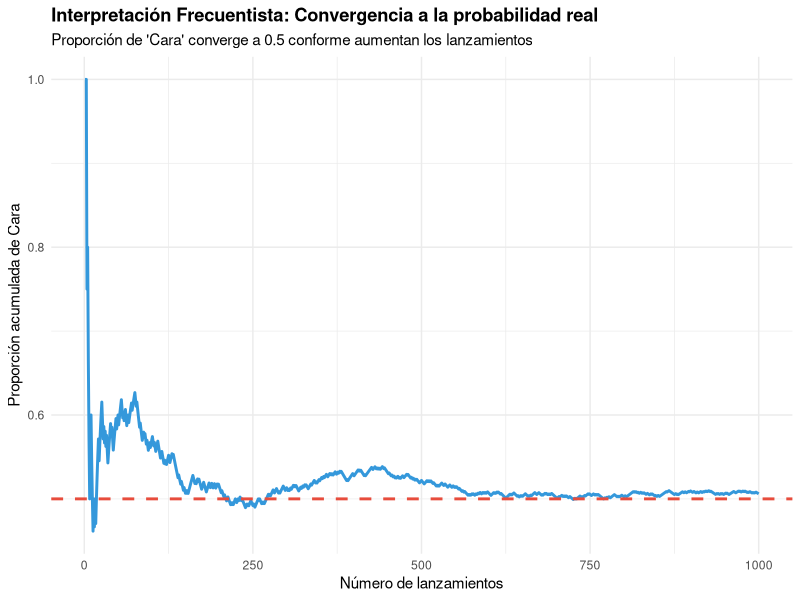
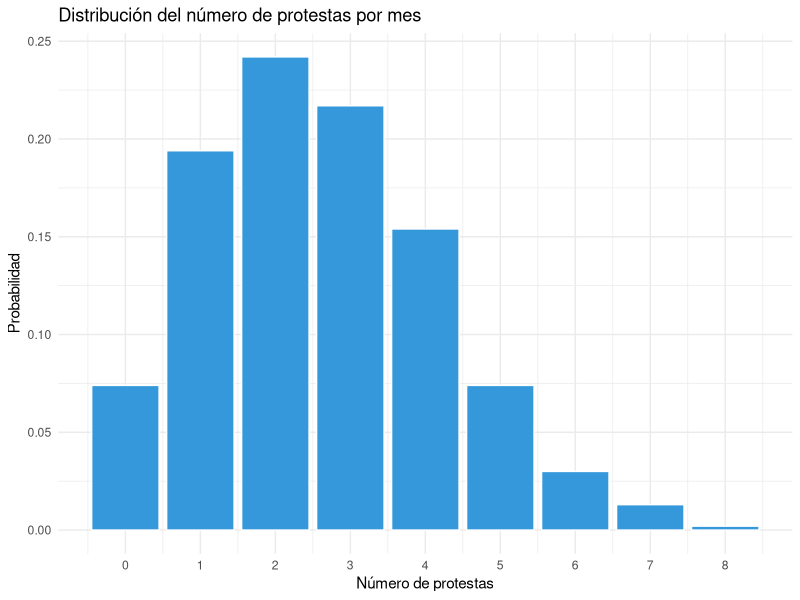
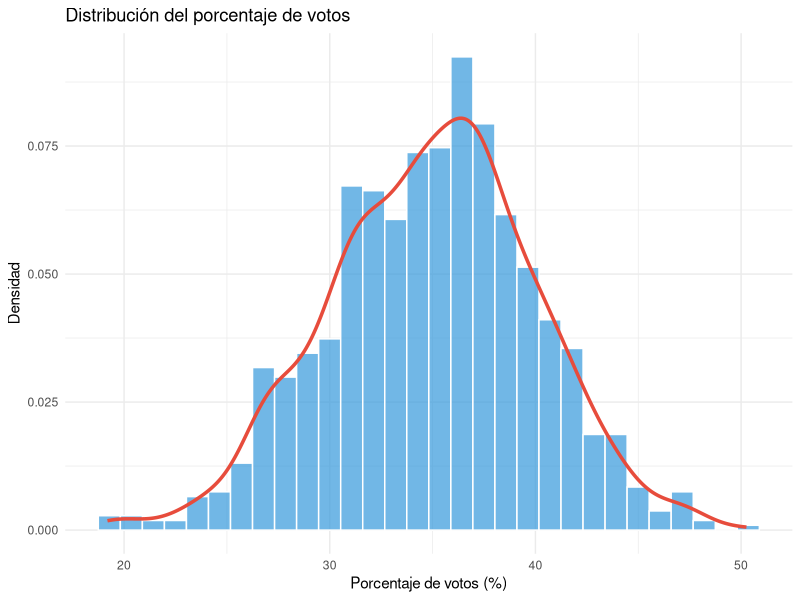
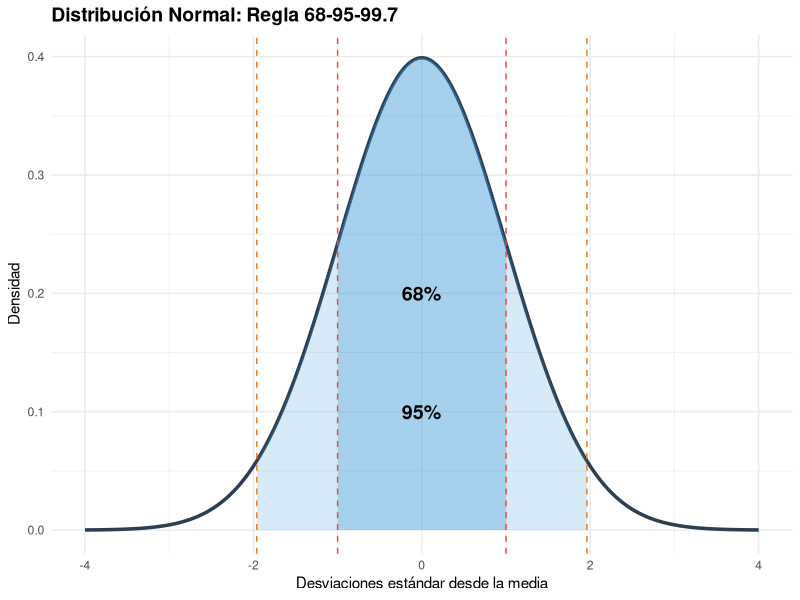
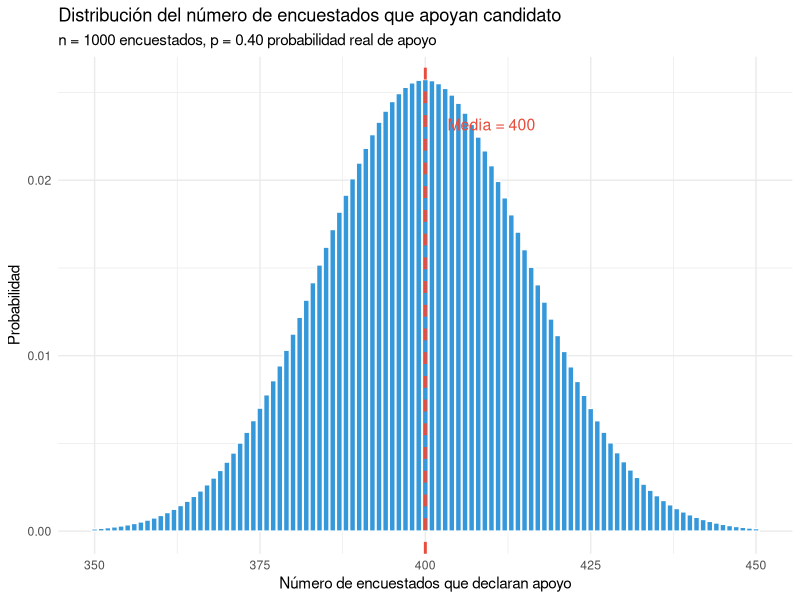
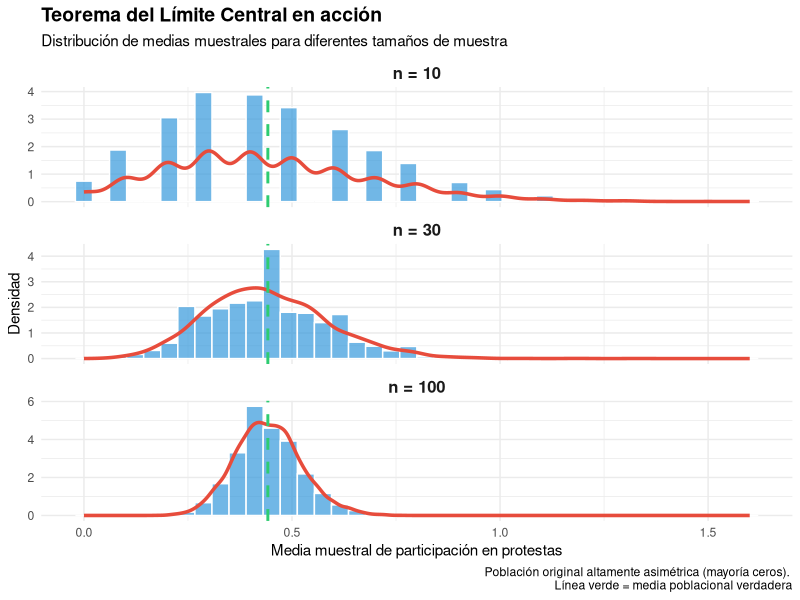

Write the R code that produced these figures, in order.
## ---- chunk 1
library(ggplot2)
library(dplyr)

# Simulación lanzamiento de moneda (frecuentista)
set.seed(123)
n_lanzamientos <- 1000
lanzamientos <- data.frame(
  n = 1:n_lanzamientos,
  resultado = sample(c("Cara", "Sello"), n_lanzamientos, replace = TRUE)
)

lanzamientos <- lanzamientos %>%
  mutate(
    es_cara = ifelse(resultado == "Cara", 1, 0),
    prop_acumulada = cumsum(es_cara) / n
  )

ggplot(lanzamientos, aes(x = n, y = prop_acumulada)) +
  geom_line(color = "#3498db", size = 1) +
  geom_hline(yintercept = 0.5, linetype = "dashed", color = "#e74c3c", size = 1) +
  labs(
    title = "Interpretación Frecuentista: Convergencia a la probabilidad real",
    subtitle = "Proporción de 'Cara' converge a 0.5 conforme aumentan los lanzamientos",
    x = "Número de lanzamientos",
    y = "Proporción acumulada de Cara"
  ) +
  theme_minimal() +
  theme(plot.title = element_text(face = "bold"))
## ---- chunk 2
# Simulación: Número de protestas por mes en una ciudad
# (Distribución Poisson con promedio = 2.5)
set.seed(456)
protestas <- rpois(1000, lambda = 2.5)

# Tabla de frecuencias
table(protestas) / 1000
## ---- chunk 3
library(ggplot2)
data.frame(protestas = protestas) %>%
  ggplot(aes(x = protestas)) +
  geom_bar(aes(y = after_stat(count)/sum(after_stat(count))),
           fill = "#3498db", color = "white") +
  labs(
    title = "Distribución del número de protestas por mes",
    x = "Número de protestas",
    y = "Probabilidad"
  ) +
  scale_x_continuous(breaks = 0:10) +
  theme_minimal()
## ---- chunk 4
# Simulación: Porcentaje de votos para alcalde
# (Distribución aproximadamente Normal)
set.seed(789)
votos <- rnorm(1000, mean = 35, sd = 5)

# Probabilidad de obtener entre 30% y 40%
mean(votos >= 30 & votos <= 40)
## ---- chunk 5
data.frame(votos = votos) %>%
  ggplot(aes(x = votos)) +
  geom_histogram(aes(y = after_stat(density)), bins = 30,
                 fill = "#3498db", color = "white", alpha = 0.7) +
  geom_density(color = "#e74c3c", size = 1.2) +
  labs(
    title = "Distribución del porcentaje de votos",
    x = "Porcentaje de votos (%)",
    y = "Densidad"
  ) +
  theme_minimal()
## ---- chunk 6
library(ggplot2)

x <- seq(-4, 4, length.out = 1000)
y <- dnorm(x)

df <- data.frame(x = x, y = y)

ggplot(df, aes(x = x, y = y)) +
  geom_line(size = 1.2, color = "#2c3e50") +
  # Área 68%
  geom_area(data = subset(df, x >= -1 & x <= 1),
            fill = "#3498db", alpha = 0.3) +
  # Área 95%
  geom_area(data = subset(df, x >= -1.96 & x <= 1.96),
            fill = "#3498db", alpha = 0.2) +
  # Líneas verticales
  geom_vline(xintercept = c(-1, 1), linetype = "dashed", color = "#e74c3c") +
  geom_vline(xintercept = c(-1.96, 1.96), linetype = "dashed", color = "#e67e22") +
  annotate("text", x = 0, y = 0.2, label = "68%", size = 5, fontface = "bold") +
  annotate("text", x = 0, y = 0.1, label = "95%", size = 5, fontface = "bold") +
  labs(
    title = "Distribución Normal: Regla 68-95-99.7",
    x = "Desviaciones estándar desde la media",
    y = "Densidad"
  ) +
  theme_minimal() +
  theme(plot.title = element_text(face = "bold", size = 14))
## ---- chunk 7
# ¿Qué proporción de hombres mide más de 180 cm?
1 - pnorm(180, mean = 170, sd = 7)

# ¿Qué proporción mide entre 165 y 175 cm?
pnorm(175, mean = 170, sd = 7) - pnorm(165, mean = 170, sd = 7)
## ---- chunk 8
# Probabilidad de observar exactamente 400 apoyos
dbinom(400, size = 1000, prob = 0.40)

# Probabilidad de observar entre 380 y 420 apoyos
sum(dbinom(380:420, size = 1000, prob = 0.40))

# Valor esperado y desviación estándar
n <- 1000; p <- 0.40
c(media = n*p, sd = sqrt(n*p*(1-p)))
## ---- chunk 9
x <- 350:450
probs <- dbinom(x, size = 1000, prob = 0.40)

data.frame(x = x, probabilidad = probs) %>%
  ggplot(aes(x = x, y = probabilidad)) +
  geom_col(fill = "#3498db", color = "white") +
  geom_vline(xintercept = 400, linetype = "dashed", color = "#e74c3c", size = 1) +
  annotate("text", x = 410, y = max(probs)*0.9,
           label = "Media = 400", color = "#e74c3c", size = 4) +
  labs(
    title = "Distribución del número de encuestados que apoyan candidato",
    subtitle = "n = 1000 encuestados, p = 0.40 probabilidad real de apoyo",
    x = "Número de encuestados que declaran apoyo",
    y = "Probabilidad"
  ) +
  theme_minimal()
## ---- chunk 10
# Probabilidad de exactamente 5 protestas este mes
dpois(5, lambda = 3.2)

# Probabilidad de 0 protestas
dpois(0, lambda = 3.2)

# Probabilidad de más de 6 protestas
1 - ppois(6, lambda = 3.2)
## ---- chunk 11
# Población NO normal: Participación en protestas (variable muy asimétrica)
# Mayoría no participa (0), algunos participan ocasionalmente
set.seed(2024)
poblacion <- c(rep(0, 7000), rep(1, 2000), rep(2, 700),
               rep(3, 200), rep(4, 80), rep(5, 20))

# Media y SD poblacionales
mu_poblacion <- mean(poblacion)
sigma_poblacion <- sd(poblacion)

cat("Distribución poblacional:\n")
cat("Media:", mu_poblacion, "\n")
cat("SD:", sigma_poblacion, "\n\n")

# Tomamos 5000 muestras de diferentes tamaños y calculamos sus medias
simular_medias <- function(n, n_muestras = 5000) {
  replicate(n_muestras, mean(sample(poblacion, n, replace = TRUE)))
}

medias_n10 <- simular_medias(10)
medias_n30 <- simular_medias(30)
medias_n100 <- simular_medias(100)

# Comparación
resultados <- data.frame(
  tamaño = c("n=10", "n=30", "n=100"),
  media = c(mean(medias_n10), mean(medias_n30), mean(medias_n100)),
  sd_observada = c(sd(medias_n10), sd(medias_n30), sd(medias_n100)),
  sd_teorica = sigma_poblacion / sqrt(c(10, 30, 100))
)

print(resultados)
## ---- chunk 12
library(tidyr)
library(ggplot2)

df_medias <- data.frame(
  n10 = medias_n10,
  n30 = medias_n30,
  n100 = medias_n100
) %>%
  pivot_longer(everything(), names_to = "tamaño", values_to = "media")

df_medias$tamaño <- factor(df_medias$tamaño,
                            levels = c("n10", "n30", "n100"),
                            labels = c("n = 10", "n = 30", "n = 100"))

ggplot(df_medias, aes(x = media)) +
  geom_histogram(aes(y = after_stat(density)), bins = 40,
                 fill = "#3498db", color = "white", alpha = 0.7) +
  geom_density(color = "#e74c3c", size = 1.2) +
  facet_wrap(~ tamaño, ncol = 1, scales = "free_y") +
  geom_vline(xintercept = mu_poblacion, linetype = "dashed",
             color = "#2ecc71", size = 1) +
  labs(
    title = "Teorema del Límite Central en acción",
    subtitle = "Distribución de medias muestrales para diferentes tamaños de muestra",
    x = "Media muestral de participación en protestas",
    y = "Densidad",
    caption = "Población original altamente asimétrica (mayoría ceros). \nLínea verde = media poblacional verdadera"
  ) +
  theme_minimal() +
  theme(
    plot.title = element_text(face = "bold", size = 14),
    strip.text = element_text(face = "bold", size = 12)
  )
